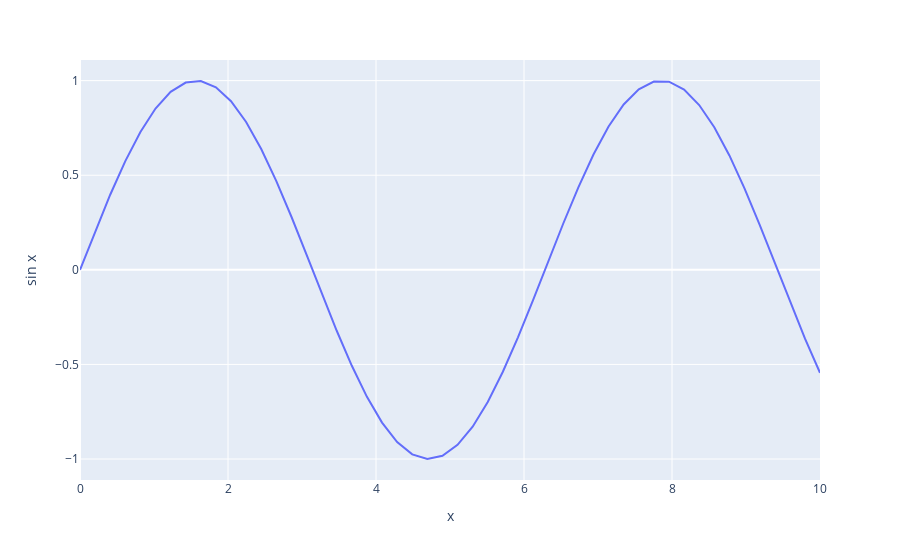

Write notebook code for a chart like this one.
### Code cell
x = torch.linspace(0, 10, 50)
y = torch.sin(x)

px.line(
    {
        'sin x': y,
        'x': x
    },
    x = 'x', y = 'sin x'
)

### Figure 1 — Plotly figure (JSON) as saved in the notebook; plotly's stock layout.template omitted (floating-point values rounded to 4 significant figures)
{"data": [{"hovertemplate": "x=%{x}<br>sin x=%{y}<extra></extra>", "legendgroup": "", "line": {"color": "#636efa", "dash": "solid"}, "marker": {"symbol": "circle"}, "mode": "lines", "name": "", "orientation": "v", "showlegend": false, "type": "scatter", "x": [0, 0.2041, 0.4082, 0.6122, 0.8163, 1.02, 1.224, 1.429, 1.633, 1.837, 2.041, 2.245, 2.449, 2.653, 2.857, 3.061, 3.265, 3.469, 3.673, 3.878, 4.082, 4.286, 4.49, 4.694, 4.898, 5.102, 5.306, 5.51, 5.714, 5.918, 6.122, 6.327, 6.531, 6.735, 6.939, 7.143, 7.347, 7.551, 7.755, 7.959, 8.163, 8.367, 8.571, 8.776, 8.98, 9.184, 9.388, 9.592, 9.796, 10], "xaxis": "x", "y": [0, 0.2027, 0.3969, 0.5747, 0.7286, 0.8523, 0.9406, 0.9899, 0.9981, 0.9648, 0.8916, 0.7813, 0.6386, 0.4693, 0.2806, 0.08028, -0.1234, -0.322, -0.5072, -0.6713, -0.8076, -0.9103, -0.9753, -0.9998, -0.9828, -0.925, -0.8289, -0.6983, -0.5387, -0.3568, -0.16, 0.04333, 0.2449, 0.4363, 0.6096, 0.7576, 0.8742, 0.9545, 0.9951, 0.9945, 0.9526, 0.8711, 0.7535, 0.6046, 0.4306, 0.2388, 0.03701, -0.1663, -0.3627, -0.544], "yaxis": "y"}], "layout": {"legend": {"tracegroupgap": 0}, "margin": {"t": 60}, "xaxis": {"anchor": "y", "domain": [0, 1], "title": {"text": "x"}}, "yaxis": {"anchor": "x", "domain": [0, 1], "title": {"text": "sin x"}}}}
